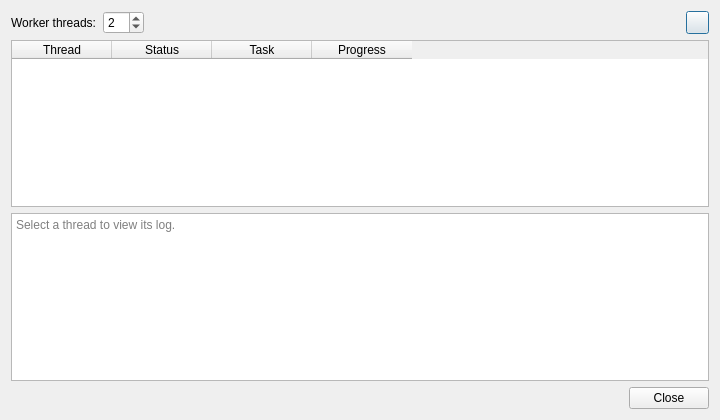
<?xml version="1.0" encoding="UTF-8"?>
<ui version="4.0">
 <class>ThreadDisplayDialog</class>
 <widget class="QDialog" name="ThreadDisplayDialog">
  <property name="geometry">
   <rect>
    <x>0</x>
    <y>0</y>
    <width>720</width>
    <height>420</height>
   </rect>
  </property>
  <property name="windowTitle">
   <string>Plugin Tasks</string>
  </property>
  <layout class="QVBoxLayout" name="verticalLayout">
   <item>
    <layout class="QHBoxLayout" name="horizontalLayout_threads">
     <item>
      <widget class="QLabel" name="label_threadCount">
       <property name="text">
        <string>Worker threads:</string>
       </property>
      </widget>
     </item>
     <item>
      <widget class="QSpinBox" name="spinBox_threadCount">
       <property name="minimum">
        <number>1</number>
       </property>
       <property name="maximum">
        <number>32</number>
       </property>
       <property name="value">
        <number>2</number>
       </property>
      </widget>
     </item>
     <item>
      <spacer name="horizontalSpacer">
       <property name="orientation">
        <enum>Qt::Horizontal</enum>
       </property>
       <property name="sizeHint" stdset="0">
        <size>
         <width>40</width>
         <height>20</height>
        </size>
       </property>
      </spacer>
     </item>
     <item>
      <widget class="QPushButton" name="pushButton_addNThreads">
       <property name="minimumSize">
        <size>
         <width>23</width>
         <height>23</height>
        </size>
       </property>
       <property name="maximumSize">
        <size>
         <width>23</width>
         <height>16777215</height>
        </size>
       </property>
       <property name="toolTip">
        <string>Execute All Morphology</string>
       </property>
       <property name="autoFillBackground">
        <bool>false</bool>
       </property>
       <property name="styleSheet">
        <string notr="true">    QPushButton {
        text-align: left;
    }</string>
       </property>
       <property name="text">
        <string/>
       </property>
       <property name="icon">
        <iconset resource="resources.qrc">
         <normaloff>:/plugins/mhm_qgis/Resources/run.png</normaloff>:/plugins/mhm_qgis/Resources/run.png</iconset>
       </property>
      </widget>
     </item>
    </layout>
   </item>
   <item>
    <widget class="QTableWidget" name="tableWidget_threads">
     <property name="editTriggers">
      <set>QAbstractItemView::NoEditTriggers</set>
     </property>
     <property name="selectionBehavior">
      <enum>QAbstractItemView::SelectRows</enum>
     </property>
     <column>
      <property name="text">
       <string>Thread</string>
      </property>
     </column>
     <column>
      <property name="text">
       <string>Status</string>
      </property>
     </column>
     <column>
      <property name="text">
       <string>Task</string>
      </property>
     </column>
     <column>
      <property name="text">
       <string>Progress</string>
      </property>
     </column>
    </widget>
   </item>
   <item>
    <widget class="QPlainTextEdit" name="plainTextEdit_threadLog">
     <property name="readOnly">
      <bool>true</bool>
     </property>
     <property name="placeholderText">
      <string>Select a thread to view its log.</string>
     </property>
    </widget>
   </item>
   <item>
    <widget class="QDialogButtonBox" name="buttons">
     <property name="standardButtons">
      <set>QDialogButtonBox::Close</set>
     </property>
    </widget>
   </item>
  </layout>
 </widget>
 <resources>
  <include location="resources.qrc"/>
 </resources>
 <connections>
  <connection>
   <sender>buttons</sender>
   <signal>rejected()</signal>
   <receiver>ThreadDisplayDialog</receiver>
   <slot>reject()</slot>
   <hints>
    <hint type="sourcelabel">
     <x>20</x>
     <y>20</y>
    </hint>
    <hint type="destinationlabel">
     <x>20</x>
     <y>20</y>
    </hint>
   </hints>
  </connection>
 </connections>
</ui>
